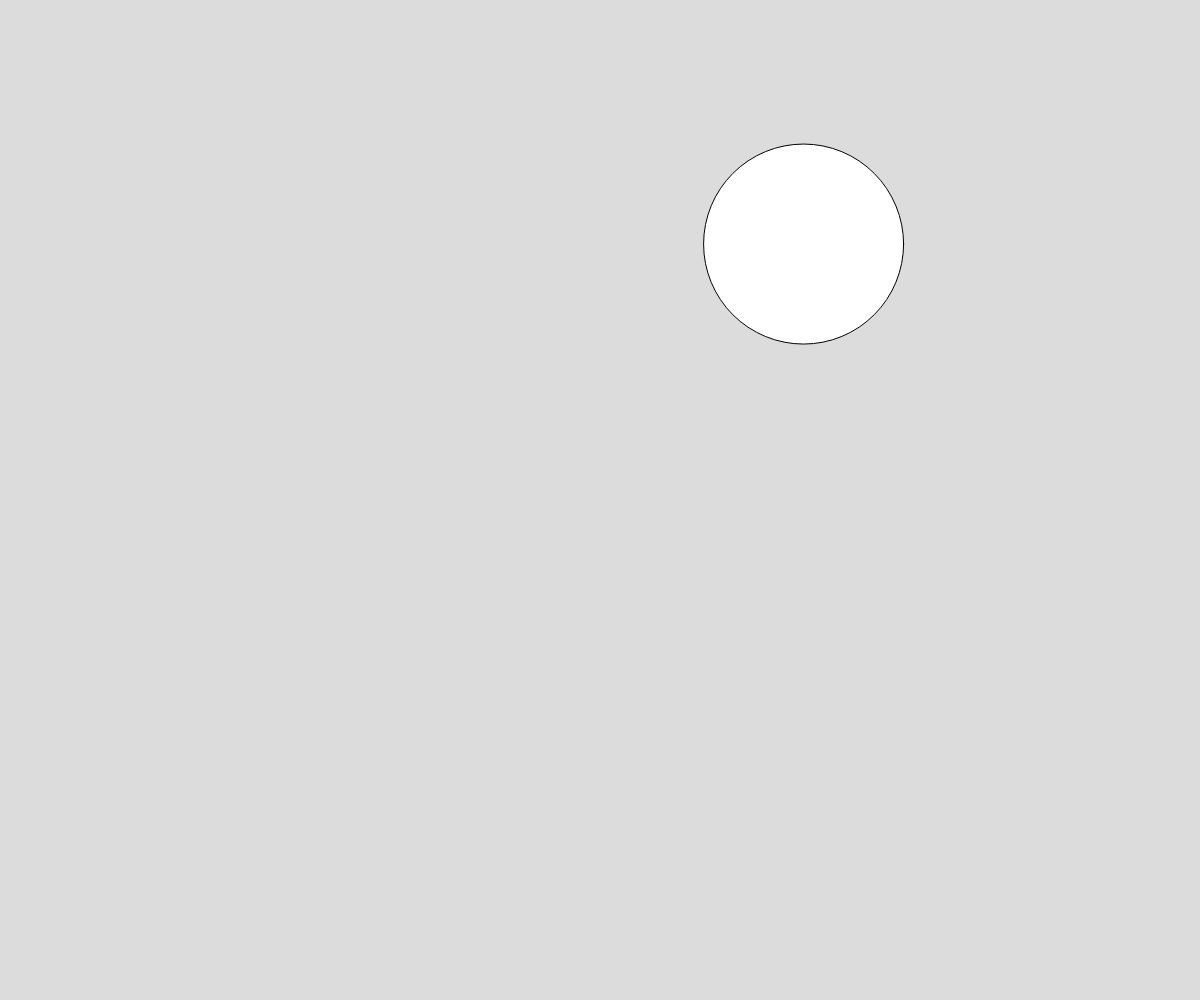
Frame 1 (no input)
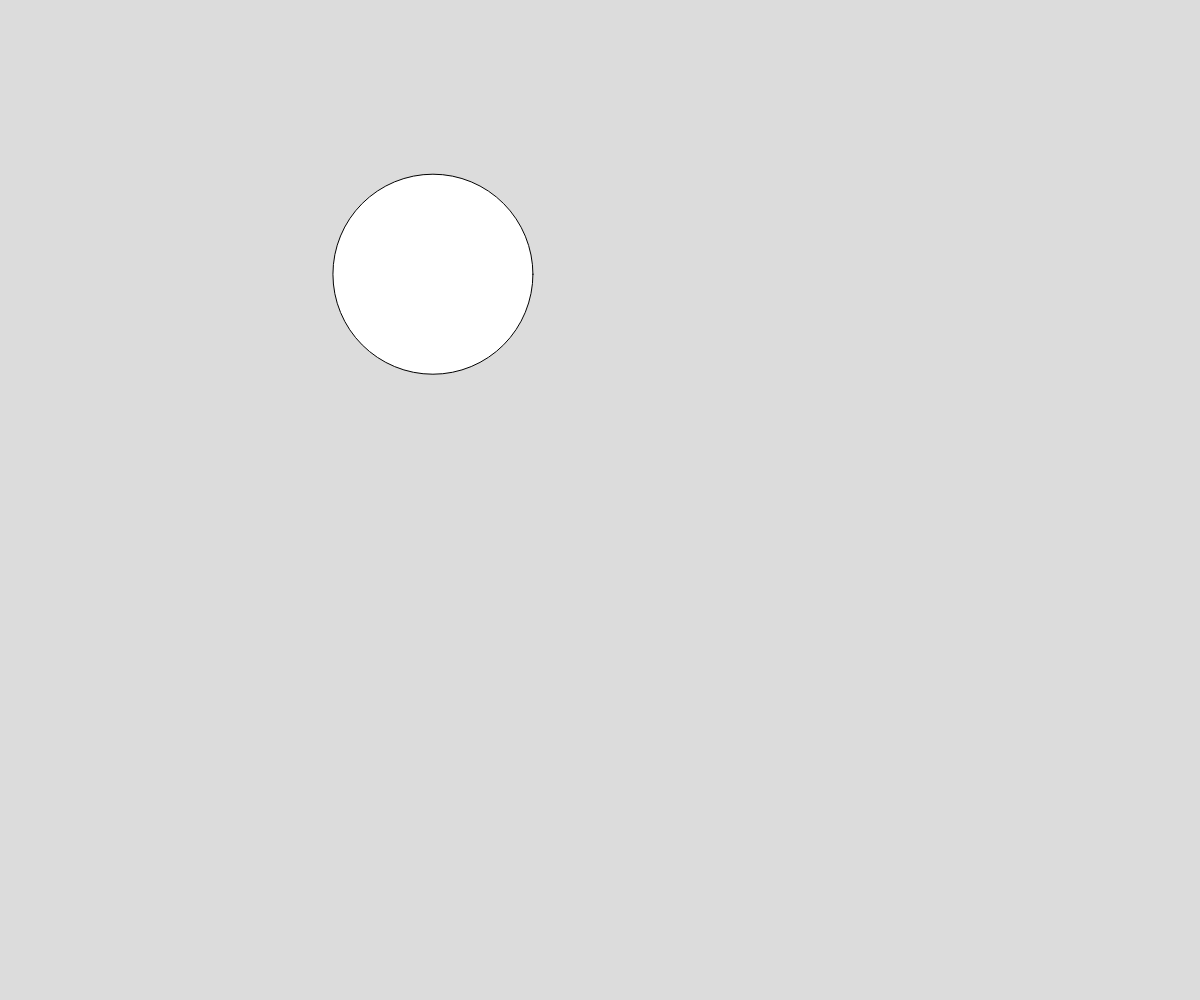
Frame 60 (no input)
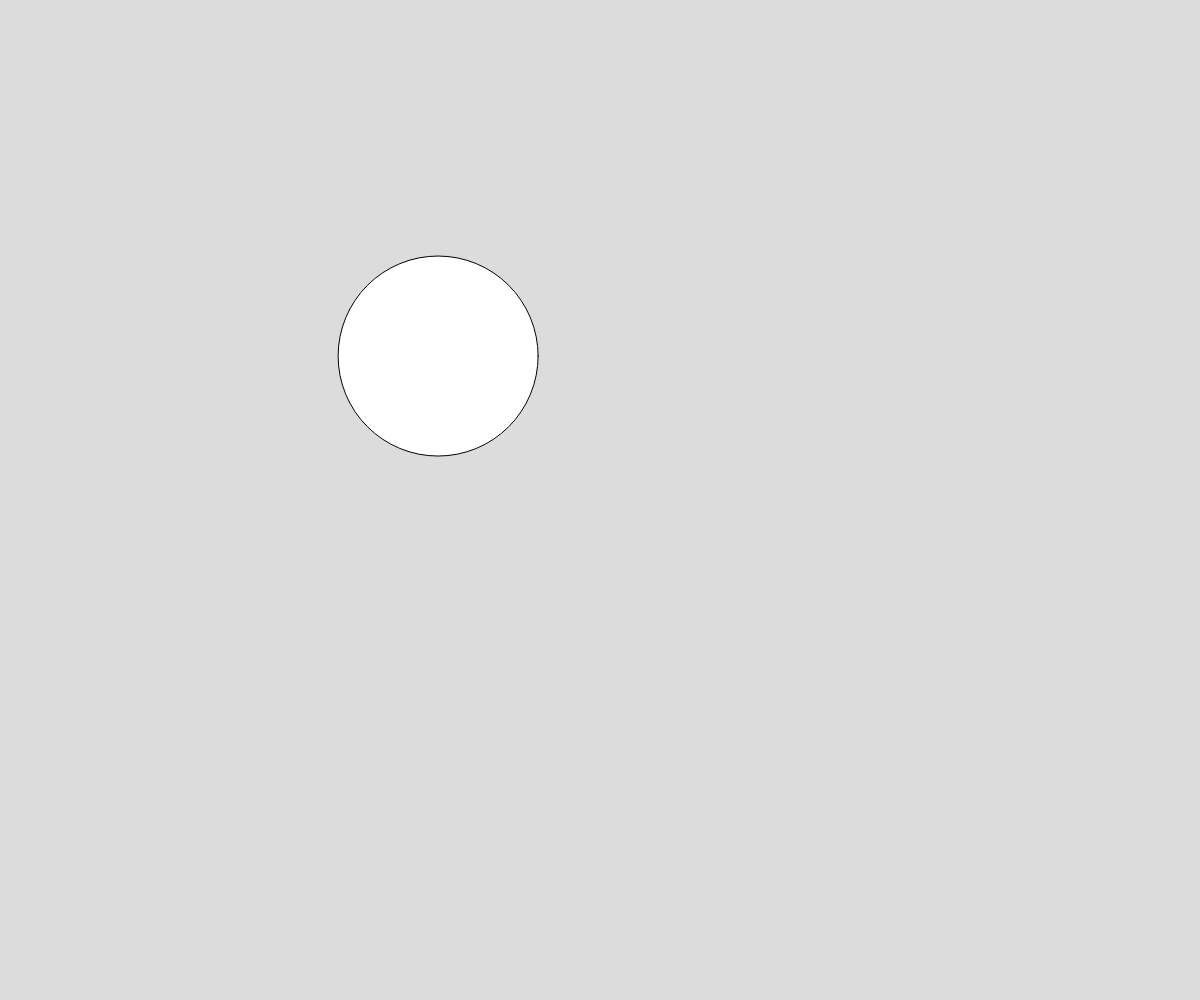
Frame 120 (the mouse pressed at the canvas centre since frame 60)

The p5.js sketch that drew these frames (run headless with seeded random() and noise() and a simulated clock; from frame 60 on, the mouse is pressed at the canvas centre):

// p5.js sketch
// ── sketch.js
// Perlin Noise Ball
// October 7 2024

let x;
let y;
let time = 0;
function setup() {
  createCanvas(windowWidth, windowHeight);
  x = width/2;
  y = height/2;
}

function windowResized() {
  resizeCanvas(windowWidth, windowHeight);
}

function draw() {

  background(220);
  x = noise(time) * width;
  y = noise(time + 100) * height;
  circle(x, y, 200);
  time += 0.01;
}
